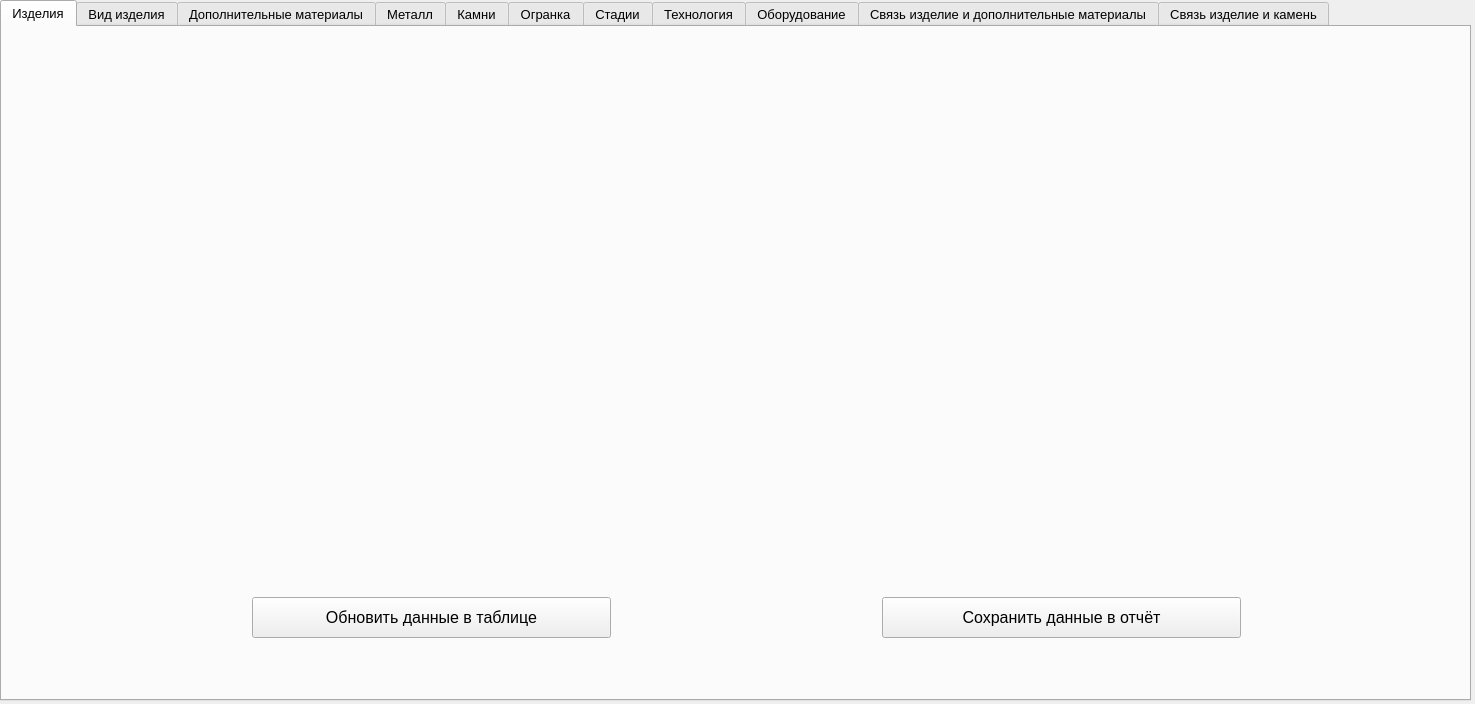
<?xml version="1.0" encoding="UTF-8"?>
<ui version="4.0">
 <class>AdminClass</class>
 <widget class="QWidget" name="AdminClass">
  <property name="geometry">
   <rect>
    <x>0</x>
    <y>0</y>
    <width>1475</width>
    <height>704</height>
   </rect>
  </property>
  <property name="windowTitle">
   <string>Администратор</string>
  </property>
  <widget class="QTabWidget" name="tabTables">
   <property name="geometry">
    <rect>
     <x>0</x>
     <y>0</y>
     <width>1471</width>
     <height>701</height>
    </rect>
   </property>
   <property name="font">
    <font>
     <pointsize>10</pointsize>
    </font>
   </property>
   <property name="currentIndex">
    <number>0</number>
   </property>
   <widget class="QWidget" name="products_tab">
    <attribute name="title">
     <string>Изделия</string>
    </attribute>
    <widget class="QWidget" name="formLayoutWidget_23">
     <property name="geometry">
      <rect>
       <x>0</x>
       <y>10</y>
       <width>1461</width>
       <height>501</height>
      </rect>
     </property>
     <layout class="QFormLayout" name="products_layout"/>
    </widget>
    <widget class="QPushButton" name="upd_products_table_btn">
     <property name="geometry">
      <rect>
       <x>250</x>
       <y>570</y>
       <width>359</width>
       <height>41</height>
      </rect>
     </property>
     <property name="font">
      <font>
       <pointsize>12</pointsize>
      </font>
     </property>
     <property name="mouseTracking">
      <bool>false</bool>
     </property>
     <property name="text">
      <string>Обновить данные в таблице</string>
     </property>
     <property name="checkable">
      <bool>false</bool>
     </property>
    </widget>
    <widget class="QPushButton" name="save_products_table_btn">
     <property name="geometry">
      <rect>
       <x>880</x>
       <y>570</y>
       <width>359</width>
       <height>41</height>
      </rect>
     </property>
     <property name="font">
      <font>
       <pointsize>12</pointsize>
      </font>
     </property>
     <property name="mouseTracking">
      <bool>false</bool>
     </property>
     <property name="text">
      <string>Сохранить данные в отчёт</string>
     </property>
     <property name="checkable">
      <bool>false</bool>
     </property>
    </widget>
   </widget>
   <widget class="QWidget" name="product_types_tab">
    <attribute name="title">
     <string>Вид изделия</string>
    </attribute>
    <widget class="QWidget" name="formLayoutWidget_24">
     <property name="geometry">
      <rect>
       <x>0</x>
       <y>10</y>
       <width>1461</width>
       <height>501</height>
      </rect>
     </property>
     <layout class="QFormLayout" name="product_types_layout"/>
    </widget>
    <widget class="QPushButton" name="upd_product_types_table_btn">
     <property name="geometry">
      <rect>
       <x>130</x>
       <y>540</y>
       <width>359</width>
       <height>41</height>
      </rect>
     </property>
     <property name="font">
      <font>
       <pointsize>12</pointsize>
      </font>
     </property>
     <property name="mouseTracking">
      <bool>false</bool>
     </property>
     <property name="text">
      <string>Обновить данные в таблице</string>
     </property>
     <property name="checkable">
      <bool>false</bool>
     </property>
    </widget>
    <widget class="QPushButton" name="save_product_types_table_btn">
     <property name="geometry">
      <rect>
       <x>130</x>
       <y>600</y>
       <width>359</width>
       <height>41</height>
      </rect>
     </property>
     <property name="font">
      <font>
       <pointsize>12</pointsize>
      </font>
     </property>
     <property name="mouseTracking">
      <bool>false</bool>
     </property>
     <property name="text">
      <string>Сохранить данные в отчёт</string>
     </property>
     <property name="checkable">
      <bool>false</bool>
     </property>
    </widget>
    <widget class="QPushButton" name="products_price_btn">
     <property name="geometry">
      <rect>
       <x>580</x>
       <y>600</y>
       <width>331</width>
       <height>41</height>
      </rect>
     </property>
     <property name="font">
      <font>
       <pointsize>12</pointsize>
      </font>
     </property>
     <property name="mouseTracking">
      <bool>false</bool>
     </property>
     <property name="text">
      <string>Цена всех изделий</string>
     </property>
     <property name="checkable">
      <bool>false</bool>
     </property>
    </widget>
    <widget class="QPushButton" name="upd_products_price_btn">
     <property name="geometry">
      <rect>
       <x>1000</x>
       <y>600</y>
       <width>331</width>
       <height>41</height>
      </rect>
     </property>
     <property name="font">
      <font>
       <pointsize>12</pointsize>
      </font>
     </property>
     <property name="mouseTracking">
      <bool>false</bool>
     </property>
     <property name="text">
      <string>Обновить цену всех изделий</string>
     </property>
     <property name="checkable">
      <bool>false</bool>
     </property>
    </widget>
    <widget class="QLineEdit" name="products_multiplier">
     <property name="geometry">
      <rect>
       <x>1130</x>
       <y>550</y>
       <width>66</width>
       <height>41</height>
      </rect>
     </property>
     <property name="font">
      <font>
       <pointsize>12</pointsize>
      </font>
     </property>
     <property name="alignment">
      <set>Qt::AlignmentFlag::AlignCenter</set>
     </property>
     <property name="placeholderText">
      <string/>
     </property>
    </widget>
    <widget class="QLabel" name="label_37">
     <property name="geometry">
      <rect>
       <x>1050</x>
       <y>520</y>
       <width>231</width>
       <height>31</height>
      </rect>
     </property>
     <property name="font">
      <font>
       <pointsize>12</pointsize>
      </font>
     </property>
     <property name="text">
      <string>Коэффициент умножения цены</string>
     </property>
     <property name="alignment">
      <set>Qt::AlignmentFlag::AlignCenter</set>
     </property>
    </widget>
   </widget>
   <widget class="QWidget" name="materials_tab">
    <attribute name="title">
     <string>Дополнительные материалы</string>
    </attribute>
    <widget class="QWidget" name="formLayoutWidget_25">
     <property name="geometry">
      <rect>
       <x>0</x>
       <y>10</y>
       <width>1461</width>
       <height>501</height>
      </rect>
     </property>
     <layout class="QFormLayout" name="materials_layout"/>
    </widget>
    <widget class="QPushButton" name="upd_materials_table_btn">
     <property name="geometry">
      <rect>
       <x>270</x>
       <y>580</y>
       <width>359</width>
       <height>41</height>
      </rect>
     </property>
     <property name="font">
      <font>
       <pointsize>12</pointsize>
      </font>
     </property>
     <property name="mouseTracking">
      <bool>false</bool>
     </property>
     <property name="text">
      <string>Обновить данные в таблице</string>
     </property>
     <property name="checkable">
      <bool>false</bool>
     </property>
    </widget>
    <widget class="QPushButton" name="save_materials_table_btn">
     <property name="geometry">
      <rect>
       <x>840</x>
       <y>580</y>
       <width>359</width>
       <height>41</height>
      </rect>
     </property>
     <property name="font">
      <font>
       <pointsize>12</pointsize>
      </font>
     </property>
     <property name="mouseTracking">
      <bool>false</bool>
     </property>
     <property name="text">
      <string>Сохранить данные в отчёт</string>
     </property>
     <property name="checkable">
      <bool>false</bool>
     </property>
    </widget>
   </widget>
   <widget class="QWidget" name="metal_tab">
    <attribute name="title">
     <string>Металл</string>
    </attribute>
    <widget class="QWidget" name="formLayoutWidget_26">
     <property name="geometry">
      <rect>
       <x>0</x>
       <y>10</y>
       <width>1461</width>
       <height>501</height>
      </rect>
     </property>
     <layout class="QFormLayout" name="metal_layout"/>
    </widget>
    <widget class="QPushButton" name="upd_metal_table_btn">
     <property name="geometry">
      <rect>
       <x>130</x>
       <y>540</y>
       <width>359</width>
       <height>41</height>
      </rect>
     </property>
     <property name="font">
      <font>
       <pointsize>12</pointsize>
      </font>
     </property>
     <property name="mouseTracking">
      <bool>false</bool>
     </property>
     <property name="text">
      <string>Обновить данные в таблице</string>
     </property>
     <property name="checkable">
      <bool>false</bool>
     </property>
    </widget>
    <widget class="QPushButton" name="save_metal_table_btn">
     <property name="geometry">
      <rect>
       <x>130</x>
       <y>600</y>
       <width>359</width>
       <height>41</height>
      </rect>
     </property>
     <property name="font">
      <font>
       <pointsize>12</pointsize>
      </font>
     </property>
     <property name="mouseTracking">
      <bool>false</bool>
     </property>
     <property name="text">
      <string>Сохранить данные в отчёт</string>
     </property>
     <property name="checkable">
      <bool>false</bool>
     </property>
    </widget>
    <widget class="QPushButton" name="metal_price_btn">
     <property name="geometry">
      <rect>
       <x>580</x>
       <y>600</y>
       <width>331</width>
       <height>41</height>
      </rect>
     </property>
     <property name="font">
      <font>
       <pointsize>12</pointsize>
      </font>
     </property>
     <property name="mouseTracking">
      <bool>false</bool>
     </property>
     <property name="text">
      <string>Цена всего металла на складе</string>
     </property>
     <property name="checkable">
      <bool>false</bool>
     </property>
    </widget>
    <widget class="QPushButton" name="upd_metal_price_btn">
     <property name="geometry">
      <rect>
       <x>1010</x>
       <y>600</y>
       <width>331</width>
       <height>41</height>
      </rect>
     </property>
     <property name="font">
      <font>
       <pointsize>12</pointsize>
      </font>
     </property>
     <property name="mouseTracking">
      <bool>false</bool>
     </property>
     <property name="text">
      <string>Обновить цену всего металла</string>
     </property>
     <property name="checkable">
      <bool>false</bool>
     </property>
    </widget>
    <widget class="QLineEdit" name="metal_multiplier">
     <property name="geometry">
      <rect>
       <x>1140</x>
       <y>550</y>
       <width>66</width>
       <height>41</height>
      </rect>
     </property>
     <property name="font">
      <font>
       <pointsize>12</pointsize>
      </font>
     </property>
     <property name="alignment">
      <set>Qt::AlignmentFlag::AlignCenter</set>
     </property>
     <property name="placeholderText">
      <string/>
     </property>
    </widget>
    <widget class="QLabel" name="label_38">
     <property name="geometry">
      <rect>
       <x>1050</x>
       <y>520</y>
       <width>231</width>
       <height>31</height>
      </rect>
     </property>
     <property name="font">
      <font>
       <pointsize>12</pointsize>
      </font>
     </property>
     <property name="text">
      <string>Коэффициент умножения цены</string>
     </property>
     <property name="alignment">
      <set>Qt::AlignmentFlag::AlignCenter</set>
     </property>
    </widget>
   </widget>
   <widget class="QWidget" name="stones_tab">
    <attribute name="title">
     <string>Камни</string>
    </attribute>
    <widget class="QWidget" name="formLayoutWidget_27">
     <property name="geometry">
      <rect>
       <x>0</x>
       <y>10</y>
       <width>1461</width>
       <height>501</height>
      </rect>
     </property>
     <layout class="QFormLayout" name="stones_layout"/>
    </widget>
    <widget class="QPushButton" name="upd_stones_table_btn">
     <property name="geometry">
      <rect>
       <x>130</x>
       <y>540</y>
       <width>359</width>
       <height>41</height>
      </rect>
     </property>
     <property name="font">
      <font>
       <pointsize>12</pointsize>
      </font>
     </property>
     <property name="mouseTracking">
      <bool>false</bool>
     </property>
     <property name="text">
      <string>Обновить данные в таблице</string>
     </property>
     <property name="checkable">
      <bool>false</bool>
     </property>
    </widget>
    <widget class="QPushButton" name="save_stones_table_btn">
     <property name="geometry">
      <rect>
       <x>130</x>
       <y>600</y>
       <width>359</width>
       <height>41</height>
      </rect>
     </property>
     <property name="font">
      <font>
       <pointsize>12</pointsize>
      </font>
     </property>
     <property name="mouseTracking">
      <bool>false</bool>
     </property>
     <property name="text">
      <string>Сохранить данные в отчёт</string>
     </property>
     <property name="checkable">
      <bool>false</bool>
     </property>
    </widget>
    <widget class="QPushButton" name="stones_price_btn">
     <property name="geometry">
      <rect>
       <x>580</x>
       <y>600</y>
       <width>331</width>
       <height>41</height>
      </rect>
     </property>
     <property name="font">
      <font>
       <pointsize>12</pointsize>
      </font>
     </property>
     <property name="mouseTracking">
      <bool>false</bool>
     </property>
     <property name="text">
      <string>Цена всех камней на складе</string>
     </property>
     <property name="checkable">
      <bool>false</bool>
     </property>
    </widget>
    <widget class="QLineEdit" name="stones_multiplier">
     <property name="geometry">
      <rect>
       <x>1140</x>
       <y>550</y>
       <width>66</width>
       <height>41</height>
      </rect>
     </property>
     <property name="font">
      <font>
       <pointsize>12</pointsize>
      </font>
     </property>
     <property name="alignment">
      <set>Qt::AlignmentFlag::AlignCenter</set>
     </property>
     <property name="placeholderText">
      <string/>
     </property>
    </widget>
    <widget class="QPushButton" name="upd_stones_price_btn">
     <property name="geometry">
      <rect>
       <x>1010</x>
       <y>600</y>
       <width>331</width>
       <height>41</height>
      </rect>
     </property>
     <property name="font">
      <font>
       <pointsize>12</pointsize>
      </font>
     </property>
     <property name="mouseTracking">
      <bool>false</bool>
     </property>
     <property name="text">
      <string>Обновить цену всех камней</string>
     </property>
     <property name="checkable">
      <bool>false</bool>
     </property>
    </widget>
    <widget class="QLabel" name="label_39">
     <property name="geometry">
      <rect>
       <x>1050</x>
       <y>520</y>
       <width>231</width>
       <height>31</height>
      </rect>
     </property>
     <property name="font">
      <font>
       <pointsize>12</pointsize>
      </font>
     </property>
     <property name="text">
      <string>Коэффициент умножения цены</string>
     </property>
     <property name="alignment">
      <set>Qt::AlignmentFlag::AlignCenter</set>
     </property>
    </widget>
   </widget>
   <widget class="QWidget" name="faceting_tab">
    <attribute name="title">
     <string>Огранка</string>
    </attribute>
    <widget class="QWidget" name="formLayoutWidget_28">
     <property name="geometry">
      <rect>
       <x>0</x>
       <y>10</y>
       <width>1461</width>
       <height>501</height>
      </rect>
     </property>
     <layout class="QFormLayout" name="faceting_layout"/>
    </widget>
    <widget class="QPushButton" name="upd_faceting_table_btn">
     <property name="geometry">
      <rect>
       <x>250</x>
       <y>570</y>
       <width>359</width>
       <height>41</height>
      </rect>
     </property>
     <property name="font">
      <font>
       <pointsize>12</pointsize>
      </font>
     </property>
     <property name="mouseTracking">
      <bool>false</bool>
     </property>
     <property name="text">
      <string>Обновить данные в таблице</string>
     </property>
     <property name="checkable">
      <bool>false</bool>
     </property>
    </widget>
    <widget class="QPushButton" name="save_faceting_table_btn">
     <property name="geometry">
      <rect>
       <x>880</x>
       <y>570</y>
       <width>359</width>
       <height>41</height>
      </rect>
     </property>
     <property name="font">
      <font>
       <pointsize>12</pointsize>
      </font>
     </property>
     <property name="mouseTracking">
      <bool>false</bool>
     </property>
     <property name="text">
      <string>Сохранить данные в отчёт</string>
     </property>
     <property name="checkable">
      <bool>false</bool>
     </property>
    </widget>
   </widget>
   <widget class="QWidget" name="stages_tab">
    <attribute name="title">
     <string>Стадии</string>
    </attribute>
    <widget class="QWidget" name="formLayoutWidget_29">
     <property name="geometry">
      <rect>
       <x>0</x>
       <y>10</y>
       <width>1461</width>
       <height>501</height>
      </rect>
     </property>
     <layout class="QFormLayout" name="stages_layout"/>
    </widget>
    <widget class="QPushButton" name="upd_stages_table_btn">
     <property name="geometry">
      <rect>
       <x>250</x>
       <y>570</y>
       <width>359</width>
       <height>41</height>
      </rect>
     </property>
     <property name="font">
      <font>
       <pointsize>12</pointsize>
      </font>
     </property>
     <property name="mouseTracking">
      <bool>false</bool>
     </property>
     <property name="text">
      <string>Обновить данные в таблице</string>
     </property>
     <property name="checkable">
      <bool>false</bool>
     </property>
    </widget>
    <widget class="QPushButton" name="save_stages_table_btn">
     <property name="geometry">
      <rect>
       <x>880</x>
       <y>570</y>
       <width>359</width>
       <height>41</height>
      </rect>
     </property>
     <property name="font">
      <font>
       <pointsize>12</pointsize>
      </font>
     </property>
     <property name="mouseTracking">
      <bool>false</bool>
     </property>
     <property name="text">
      <string>Сохранить данные в отчёт</string>
     </property>
     <property name="checkable">
      <bool>false</bool>
     </property>
    </widget>
   </widget>
   <widget class="QWidget" name="technologies_tab">
    <attribute name="title">
     <string>Технология</string>
    </attribute>
    <widget class="QWidget" name="formLayoutWidget_30">
     <property name="geometry">
      <rect>
       <x>0</x>
       <y>10</y>
       <width>1461</width>
       <height>501</height>
      </rect>
     </property>
     <layout class="QFormLayout" name="technologies_layout"/>
    </widget>
    <widget class="QPushButton" name="upd_technologies_table_btn">
     <property name="geometry">
      <rect>
       <x>250</x>
       <y>570</y>
       <width>359</width>
       <height>41</height>
      </rect>
     </property>
     <property name="font">
      <font>
       <pointsize>12</pointsize>
      </font>
     </property>
     <property name="mouseTracking">
      <bool>false</bool>
     </property>
     <property name="text">
      <string>Обновить данные в таблице</string>
     </property>
     <property name="checkable">
      <bool>false</bool>
     </property>
    </widget>
    <widget class="QPushButton" name="save_technologies_table_btn">
     <property name="geometry">
      <rect>
       <x>880</x>
       <y>570</y>
       <width>359</width>
       <height>41</height>
      </rect>
     </property>
     <property name="font">
      <font>
       <pointsize>12</pointsize>
      </font>
     </property>
     <property name="mouseTracking">
      <bool>false</bool>
     </property>
     <property name="text">
      <string>Сохранить данные в отчёт</string>
     </property>
     <property name="checkable">
      <bool>false</bool>
     </property>
    </widget>
   </widget>
   <widget class="QWidget" name="equipment_tab">
    <attribute name="title">
     <string>Оборудование</string>
    </attribute>
    <widget class="QWidget" name="formLayoutWidget_31">
     <property name="geometry">
      <rect>
       <x>0</x>
       <y>10</y>
       <width>1461</width>
       <height>501</height>
      </rect>
     </property>
     <layout class="QFormLayout" name="equipment_layout"/>
    </widget>
    <widget class="QPushButton" name="upd_equipment_table_btn">
     <property name="geometry">
      <rect>
       <x>250</x>
       <y>570</y>
       <width>359</width>
       <height>41</height>
      </rect>
     </property>
     <property name="font">
      <font>
       <pointsize>12</pointsize>
      </font>
     </property>
     <property name="mouseTracking">
      <bool>false</bool>
     </property>
     <property name="text">
      <string>Обновить данные в таблице</string>
     </property>
     <property name="checkable">
      <bool>false</bool>
     </property>
    </widget>
    <widget class="QPushButton" name="save_equipment_table_btn">
     <property name="geometry">
      <rect>
       <x>880</x>
       <y>570</y>
       <width>359</width>
       <height>41</height>
      </rect>
     </property>
     <property name="font">
      <font>
       <pointsize>12</pointsize>
      </font>
     </property>
     <property name="mouseTracking">
      <bool>false</bool>
     </property>
     <property name="text">
      <string>Сохранить данные в отчёт</string>
     </property>
     <property name="checkable">
      <bool>false</bool>
     </property>
    </widget>
   </widget>
   <widget class="QWidget" name="pam_com_tab">
    <attribute name="title">
     <string>Связь изделие и дополнительные материалы</string>
    </attribute>
    <widget class="QWidget" name="formLayoutWidget_32">
     <property name="geometry">
      <rect>
       <x>0</x>
       <y>10</y>
       <width>1461</width>
       <height>501</height>
      </rect>
     </property>
     <layout class="QFormLayout" name="pam_com_layout"/>
    </widget>
    <widget class="QPushButton" name="upd_pam_com_table_btn">
     <property name="geometry">
      <rect>
       <x>250</x>
       <y>570</y>
       <width>359</width>
       <height>41</height>
      </rect>
     </property>
     <property name="font">
      <font>
       <pointsize>12</pointsize>
      </font>
     </property>
     <property name="mouseTracking">
      <bool>false</bool>
     </property>
     <property name="text">
      <string>Обновить данные в таблице</string>
     </property>
     <property name="checkable">
      <bool>false</bool>
     </property>
    </widget>
    <widget class="QPushButton" name="save_pam_com_table_btn">
     <property name="geometry">
      <rect>
       <x>880</x>
       <y>570</y>
       <width>359</width>
       <height>41</height>
      </rect>
     </property>
     <property name="font">
      <font>
       <pointsize>12</pointsize>
      </font>
     </property>
     <property name="mouseTracking">
      <bool>false</bool>
     </property>
     <property name="text">
      <string>Сохранить данные в отчёт</string>
     </property>
     <property name="checkable">
      <bool>false</bool>
     </property>
    </widget>
   </widget>
   <widget class="QWidget" name="pas_com_tab">
    <attribute name="title">
     <string>Связь изделие и камень</string>
    </attribute>
    <widget class="QWidget" name="formLayoutWidget_33">
     <property name="geometry">
      <rect>
       <x>0</x>
       <y>10</y>
       <width>1461</width>
       <height>501</height>
      </rect>
     </property>
     <layout class="QFormLayout" name="pas_com_layout"/>
    </widget>
    <widget class="QPushButton" name="upd_pas_com_table_btn">
     <property name="geometry">
      <rect>
       <x>250</x>
       <y>570</y>
       <width>359</width>
       <height>41</height>
      </rect>
     </property>
     <property name="font">
      <font>
       <pointsize>12</pointsize>
      </font>
     </property>
     <property name="mouseTracking">
      <bool>false</bool>
     </property>
     <property name="text">
      <string>Обновить данные в таблице</string>
     </property>
     <property name="checkable">
      <bool>false</bool>
     </property>
    </widget>
    <widget class="QPushButton" name="save_pas_com_table_btn">
     <property name="geometry">
      <rect>
       <x>880</x>
       <y>570</y>
       <width>359</width>
       <height>41</height>
      </rect>
     </property>
     <property name="font">
      <font>
       <pointsize>12</pointsize>
      </font>
     </property>
     <property name="mouseTracking">
      <bool>false</bool>
     </property>
     <property name="text">
      <string>Сохранить данные в отчёт</string>
     </property>
     <property name="checkable">
      <bool>false</bool>
     </property>
    </widget>
   </widget>
  </widget>
 </widget>
 <resources/>
 <connections/>
</ui>
